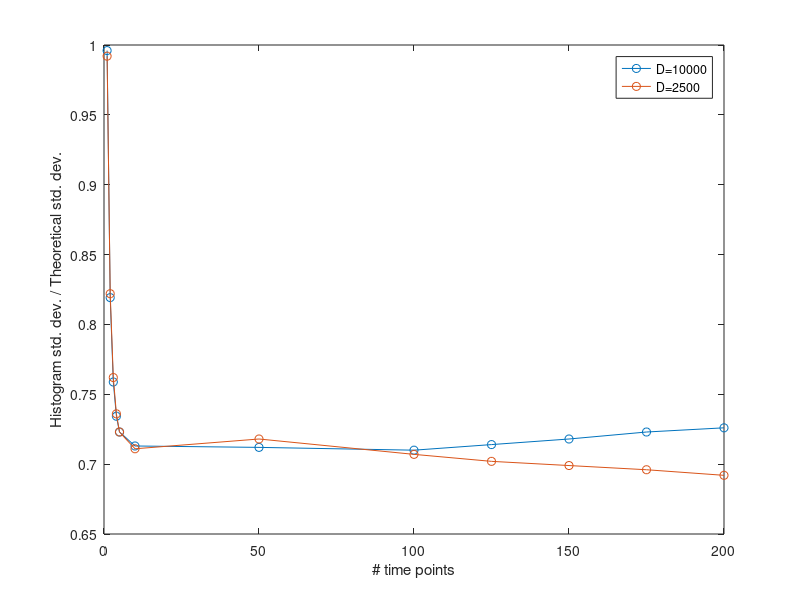

MATLAB code to generate this figure:
% Test file

% test_lattice = zeros(3,3);
% 
% while ~all(all(test_lattice~=0))
%     for i = 1:3
%         for j = 1:3
%             test_lattice(i,j) = 1;
%         end
%     end
% end
% 
% test_lattice

%%%%%

% x = linspace(-100,100,10000);
% D = 100;
% tau = 0.1;
% 
% P = 1/(sqrt(4*pi*D*tau))*exp(-(x.^2/(4*D*tau)));
% 
% plot(x,P)
% title('PDF Given D=100, \tau=0.1')
% xlabel('x')
% ylabel('PDF')
% 
% cumtrapz(x,P)

%%%%%

% [x,pdf,cdf] = gen_PDF(100,0.1);
% plot(x,pdf)
% title('PDF')
% xlabel('Change to the step to be taken')
% ylabel('Probability')
% 
% figure()
% plot(x,cdf)
% 
% cdf = round(cdf,5);
% % figure()
% % plot(x,cdf)
% 
% displmnts = zeros(1000000,1);
% for i = 1:1000000
%     val = rand();
%     displmnt_idx = find(cdf==round(val,5),1);
%     displmnt = x(displmnt_idx);
%     try
%         displmnts(i)=displmnt;
%     catch
%         displmnts(i)=0;
%     end
% end
% 
% displmnts
% displmnts(displmnts==0) = [];
% 
% figure()
% histogram(displmnts,100)

%%%%%

% Time-averaged MSD(delta-tau) plot
% delta_taus = 1:(time_pts/10); %time point intervals for displacement measurements (given by the first 10% of time points)
% sqd_dispmnts_lag_time = zeros(n,time_pts,size(delta_taus,2)); %storage for displacements at each time point interval
% 
% % Compute the displacements for the given delta-tau values (multiples of delta-t)
% counter_msd_tau = 1;
% for dt = delta_taus
%     for i = 1:n
%         for j = 1:time_pts-dt
%             tamsd_plot_displacement_x = data_matrix(i,j+dt,1) - data_matrix(i,j,1);
%             tamsd_plot_displacement_y = data_matrix(i,j+dt,2) - data_matrix(i,j,2);
%             sqd_dispmnts_lag_time(i,j,counter_msd_tau) = tamsd_plot_displacement_x^2 + tamsd_plot_displacement_y^2;
%         end
%     end
%     counter_msd_tau = counter_msd_tau + 1;
% end
% 
% for i = 1:n
%     for j = 1:size(delta_taus,2)
%         if boundary_collision(i) == 1 %only modify the displacement data if the given  particle strikes the boundary
%             first_zero_idx = find(((sqd_dispmnts_lag_time(i,:,j)==0)+([diff(sqd_dispmnts_lag_time(i,:,j)) 0]==0))==2,1); %find the index of the two consecutive zeros in sqd_dispmnts_lag_time for the given multiple of delta-t
%             try
%                 sqd_dispmnts_lag_time(i,(first_zero_idx-delta_taus(j)):first_zero_idx-1,j) = 0; %remove the appropriate number of erroneous displacements
%             catch
%                 sqd_dispmnts_lag_time(i,:,j) = 0; %remove all displacements if the particle is immobilized at a time point lesser than the value of the time lag
%             end
%         end
%     end
% end

%%%%%

% a = [2,0,4,5,6,0,0,8,23,5,2,0,7,6,8,10,9,0,0,0,0,0,0,0,0,0,0,0];
% 
% N = 5; % Required number of consecutive numbers following a first one
% 
% x = diff(a)==0;
% 
% f = find([false,x]~=[x,false]);
% 
% g = find(f(2:2:end)-f(1:2:end-1)>=N,1,'first');
% 
% first_t = t(f(2*g-1)); % First t followed by >=N consecutive numbers

%%%%%

% test = [2,0,4,5,6,0,0,8,23,5,2,0,7,6,8,10,9,0,0,0,0,0,0,0,0,0,0,0];
% a = strfind(test,[0,0,0,0]);
% test(a(1):end) = [];

%%%%%

% D = 1000000;
% tau = 0.1;
% 
% % Define a sufficiently broad range of x values
% x = linspace(-1125,1125,1250000);
% 
% % Define the PDF given the diffusivity and time step values
% P = 1/(sqrt(4*pi*D*tau))*exp(-(x.^2/(4*D*tau)));
% 
% plot(x,P)
% title('PDF')
% xlabel('x')
% ylabel('PDF')

%%%%%

% function lattice = gen_lattice(save_lattice,heterogeneity,lattice_size_x,lattice_size_y)
% % GEN_LATTICE Generate a lattice environment for diffusion.
% % save_lattice -- 0: don't save, 1: save (save the lattice to a .mat file)
% % heterogeneity -- 0: perfectly homogeneous, 1: maximal heterogeneity
% % lattice_size_x -- size of the lattice along the x-axis (width)
% % lattice_size_y -- size of the lattice along the y-axis (height)
% 
% % Define the lattice
% lattice_area = lattice_size_x * lattice_size_y;
% 
% % Initialize a void lattice
% lattice = zeros(lattice_size_x,lattice_size_y);
% 
% % Get the number of diffusivity regions
% num_regions = 25;
% % num_regions = subregions(heterogeneity,lattice_area);
% 
% % Set diffusivity values for each region (estimated via Wagner et al. Biomacromolecules article)
% min_diffusivity = 0.1; %um^2/s
% max_diffusivity = 1.25; %um^2/s
% % diffusivities = min_diffusivity + (max_diffusivity-min_diffusivity).*rand(1,num_regions);
% diffusivities = linspace(min_diffusivity,max_diffusivity,num_regions); % ** MANUALLY FORCED HETEROGENEITY
% 
% % Generate the "root" points of each region. The regions will grow outward from these points.
% region_start_pts = [randi([1,lattice_size_x],num_regions,1),randi([1,lattice_size_y],num_regions,1)];
% 
% % Grow the diffusivity regions until the entire lattice has been defined
% for i = 1:lattice_size_x
%     for j = 1:lattice_size_y
%         dists_to_start_pts = pdist2(region_start_pts,[i,j]); %get the distance between each region start point and the current lattice index
%         closest_dist = find(dists_to_start_pts==min(dists_to_start_pts),1); %find the closest region start point to the current lattice index
%         lattice(i,j) = diffusivities(closest_dist); %set the diffusivity value for the given lattice index
%     end
%     
%     % Display lattice generation progress (every 10%)
%     if rem(i,(lattice_size_x/10))==0
%         lattice_disp_message = strcat(['Lattice generation: ' num2str(100*(i/lattice_size_x)) '% complete.']);
%         disp(lattice_disp_message)
%     end
% end
% 
% % Save the lattice
% if save_lattice == 1
%     save('lattice.mat','lattice')
%     save
% end
% 
% end

%%%%%

% D = 1000;
% tau = 0.1;
% x = linspace(-125,125,1250000);
% 
% cdf = gen_PDF(D,tau,x);

%%%%%
% num_regions = 25;
% % num_regions = subregions(heterogeneity,lattice_area);
% 
% % Set diffusivity values for each region (estimated via Wagner et al. Biomacromolecules article)
% min_diffusivity = 0.1; %um^2/s
% max_diffusivity = 1.25; %um^2/s
% 
% %Adjust the units of the diffusivities
% multiplier = 10000;
% min_diffusivity = multiplier*min_diffusivity; %10^-4 um^2/s
% max_diffusivity = multiplier*max_diffusivity; %10^-4 um^2/s
% 
% % diffusivities = min_diffusivity + (max_diffusivity-min_diffusivity).*rand(1,num_regions);
% diffusivities = round(linspace(min_diffusivity,max_diffusivity,num_regions)); % ** MANUALLY FORCED HETEROGENEITY
% 
% tau = 0.1;
%  
% x = linspace(-165,165,1650000);
% all_cdf = zeros(length(diffusivities),length(x));
% for i = 1:length(diffusivities)
%     all_cdf(i,:) = gen_PDF(diffusivities(i),tau,x);
% end
% 
% all_cdf(:,end)

%%%%%

% %%% HISTOGRAMS %%%
% % Histogram for all displacements (1*(delta-t))
% clearvars all_displacement_storage
% all_displacement_storage = [];
% for i = 1:n
%     % Store the processed data for histogram plotting
%     all_displacement_storage = [all_displacement_storage no_trailing_zeros(current_displacement_storage(i,:))];
% end
% 
% figure()
% histogram(all_displacement_storage, 'Normalization', 'pdf')
% title('Step Size Distribution')
% xlabel('\Deltax, \Deltay [10^{-2}\mum]')
% ylabel('P(\Deltax, \Deltay, \Delta\tau=1 time point)')
% 
% % Histograms for displacements using greater multiples of delta-t (iteratively: multiples_delta_time*(delta-t))
% histogram_data_x = zeros(n,time_pts,size(multiples_delta_time,2));
% histogram_data_y = zeros(n,time_pts,size(multiples_delta_time,2));
% counter_hist = 1;
% for dt = multiples_delta_time
%     for i = 1:n
%         for j = 1:time_pts-dt
%             histogram_data_x(i,j,counter_hist) = data_matrix(i,j+dt,1) - data_matrix(i,j,1);
%             histogram_data_y(i,j,counter_hist) = data_matrix(i,j+dt,2) - data_matrix(i,j,2);
%         end
%     end
%     counter_hist = counter_hist + 1;
% end
% 
% for j = 1:size(multiples_delta_time,2)
%     clearvars all_displacement_storage_x all_displacement_storage_y all_displacement_storage_both
%     clearvars current_histogram_data_x current_histogram_data_y current_histogram_data_x_copy current_histogram_data_y_copy
%     all_displacement_storage_x = [];
%     all_displacement_storage_y = [];
%     for i = 1:n
%         % Remove erroneous displacements that result from a particle striking the boundary
%         if boundary_collision(i) == 1 %only modify the displacement data if the given particle strikes the boundary
%             start_of_trailing_zeros = find(histogram_data_x(i,:,j),1,'last') + 1;
%             try
%                 % Remove the appropriate number of erroneous displacements
%                 histogram_data_x(i,(start_of_trailing_zeros-multiples_delta_time(j)):start_of_trailing_zeros-1,j) = 0; 
%                 histogram_data_y(i,(start_of_trailing_zeros-multiples_delta_time(j)):start_of_trailing_zeros-1,j) = 0;
%             catch
%                 % If the particle stopped so early that all displacements are erroneous, set the enter set of displacements to zero
%                 histogram_data_x(i,:,j) = 0;
%                 histogram_data_y(i,:,j) = 0;
%             end
%         end
%         
%         current_histogram_data_x = no_trailing_zeros(histogram_data_x(i,:,j));
%         current_histogram_data_y = no_trailing_zeros(histogram_data_y(i,:,j));
%         
%         current_histogram_data_x_copy = no_trailing_zeros(histogram_data_x(i,:,j));
%         current_histogram_data_y_copy = no_trailing_zeros(histogram_data_y(i,:,j));
%         
% %         idxs_zeros_x = find(~current_histogram_data_x);
% %         idxs_zeros_y = find(~current_histogram_data_y);
%         
%         current_histogram_data_x((current_histogram_data_x_copy==0 & current_histogram_data_y_copy~=0)) = [];
%         current_histogram_data_y((current_histogram_data_y_copy==0 & current_histogram_data_x_copy~=0)) = [];
%         
%         % Store the processed data for histogram plotting
%         all_displacement_storage_x = [all_displacement_storage_x current_histogram_data_x];
%         all_displacement_storage_y = [all_displacement_storage_y current_histogram_data_y];
%         
%     end
%     
%     all_displacement_storage_both = [all_displacement_storage_x all_displacement_storage_y];
%     
% %     figure()
% %     histogram(all_displacement_storage_x, 'Normalization', 'pdf')
% %     title('Step Size Distribution')
% %     xlabel('\Deltax [10^{-2}\mum]')
% %     hist_y_label_str = strcat(['P(\Deltax, \Delta\tau=' num2str(multiples_delta_time(j)) ' time points)']);
% %     ylabel(hist_y_label_str)
% %     
% %     figure()
% %     histogram(all_displacement_storage_y, 'Normalization', 'pdf')
% %     title('Step Size Distribution')
% %     xlabel('\Deltay [10^{-2}\mum]')
% %     hist_y_label_str = strcat(['P(\Deltay, \Delta\tau=' num2str(multiples_delta_time(j)) ' time points)']);
% %     ylabel(hist_y_label_str)
% 
% 	figure()
%     histogram(all_displacement_storage_both, 'Normalization', 'pdf')
%     title('Step Size Distribution')
%     xlabel('\Deltax, \Deltay [10^{-2}\mum]')
%     hist_y_label_str = strcat(['P(\Deltax, \Deltay, \Delta\tau=' num2str(multiples_delta_time(j)) ' time points)']);
%     ylabel(hist_y_label_str)
% end

%%%%%

% save_lattice = 0;
% heterogeneity = 1;
% lattice_size_x = 1000;
% lattice_size_y = 1000;
% tau = 0.1;
% tic
% [lattice,x,all_cdf,diffusivities] = gen_lattice(save_lattice,heterogeneity,lattice_size_x,lattice_size_y,tau);
% toc
% 
% % Time without parallel computing: 27.44 seconds / 26.90 seconds
% % Time with parallel computing: 49.93 seconds / 38.92 seconds

%%%%%

% try
%     delete(pool)
% end
% num = 2; %number of total iterations
% workers = 3; %number of cores
% pool = parpool(workers);
% result = zeros(1,num);
% 
% for round = 1:ceil(num/workers)
%     if round*workers<=num
%         val = workers;
%         spmd (val)
%             a = round*labindex;
%         end
%     else
%         val = rem(num,workers);
%         spmd (val)
%             a = round*labindex;
%         end
%     end
%     
% %     [a{:}]
%     idx = find(~result,1,'first');
%     result(idx:idx+val-1) = [a{:}];
%     clear a
%     
% end

%%%%%

time_idx = [1,2,3,4,5,10,50,100,125,150,175,200];
data_10000 = [0.996,0.8192,0.7588,0.7343,0.723,0.713,0.712,0.71,0.714,0.718,0.723,0.726];
data_2500 = [0.992,0.822,0.762,0.736,0.723,0.711,0.718,0.707,0.702,0.699,0.696,0.692];

plot(time_idx,data_10000,'-o')
hold on
plot(time_idx,data_2500,'-o')
legend('D=10000','D=2500')
xlabel('# time points')
ylabel('Histogram std. dev. / Theoretical std. dev.')







